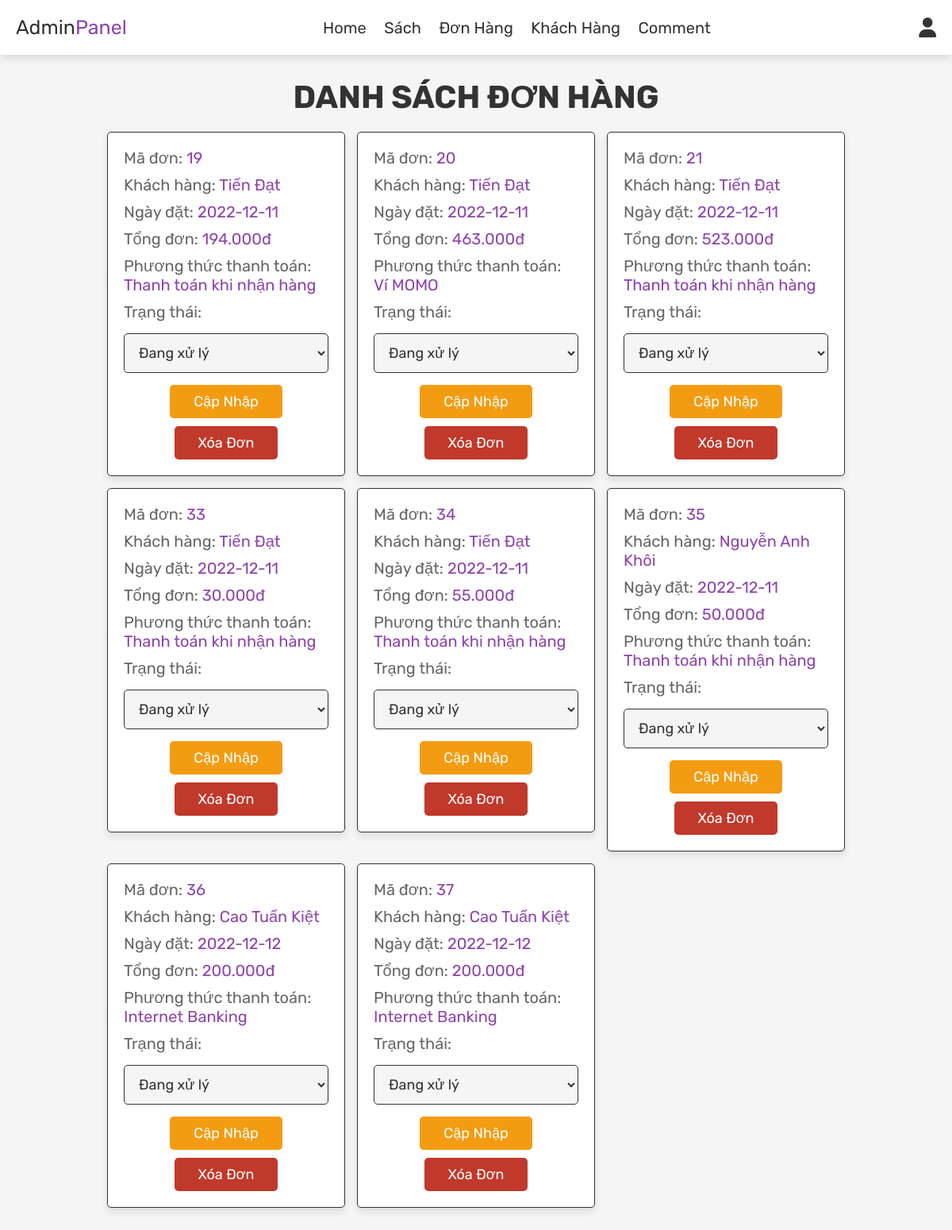
Page /app/admin/view/admin_orders.php (signed in) on the committed database.
### tables this page shows
CREATE TABLE `oder` (
  `oder_id` int(10) NOT NULL,
  `cost` double NOT NULL,
  `status` int(2) NOT NULL DEFAULT 1 COMMENT '1 la dang xu li, 2 la hoan tat',
  `oder_date` date NOT NULL DEFAULT current_timestamp(),
  `payment_method` varchar(255) NOT NULL,
  `customer_id` int(10) NOT NULL,
  `address_id` int(10) NOT NULL
);

CREATE TABLE `customer` (
  `customer_id` int(10) NOT NULL,
  `email` varchar(50) NOT NULL,
  `pass` varchar(50) NOT NULL,
  `name` varchar(50) NOT NULL,
  `phone` varchar(10) NOT NULL,
  `code` varchar(225) NOT NULL,
  `verify_status` int(1) NOT NULL DEFAULT 0
);

### app/admin/view/admin_orders.php (the view, shortened to what this page needs)
<?php
include '../php/connect.php';
?>
<!DOCTYPE html>
<html lang="en">
<head>
   <link rel="stylesheet" href="https://cdnjs.cloudflare.com/ajax/libs/font-awesome/6.2.1/css/all.min.css">
    <link rel="stylesheet" href="../css/admin_style.css">
</head>
<body>
   <?php
    include 'admin_header.php';
   ?>
   <section class="orders">
    <h1 class="title">danh sách đơn hàng</h1>
    <div class="box-container">
        <?php
        $select_orders = mysqli_query($conn, "SELECT * FROM `oder`")
        or die('query failed');
        if(mysqli_num_rows($select_orders)>0){
            while($fetch_orders= mysqli_fetch_assoc($select_orders)){
                $select_users_name = mysqli_query($conn, "SELECT * FROM `customer`
                                                              WHERE customer_id = '".$fetch_orders['customer_id']."';")
                or die('query failed');
                $fetch_name=mysqli_fetch_assoc($select_users_name);
        ?>
        <div class="box">
            <p>Mã đơn: <span><?php echo $fetch_orders['oder_id'];?></span></p>
            <p>Khách hàng: <span><?php echo $fetch_name['name'];?></span></p>
            <p>Ngày đặt: <span><?php echo $fetch_orders['oder_date'];?></span></p>
            <p>Tổng đơn: <span><?php echo number_format($fetch_orders['cost'], 0, ',', '.');?>đ</span></p>
            <p>Phương thức thanh toán: <span><?php echo $fetch_orders['payment_method'];?></span></p>
            <p>Trạng thái:</span></p>
            <form action="" method="post">
                <select name="update_status" value="<?php echo $fetch_orders['status'];?>">
                    <option value="" selected disabled><?php
                                                            if($fetch_orders['status']=='1'){
                                                                echo "Đang xử lý";
                                                            }
                                                        ?></option>
                </select>
                <input type="submit" value="cập nhập" name="update_order" class="option-btn">
                <a href="admin_orders.php?delete=<?php echo $fetch_orders['oder_id'];?>"
                onclick="return confirm('Bạn Muốn Xóa Đơn Hàng Này?');"
                class="delete-btn">xóa đơn</a>
            </form>
        </div>
        <?php
            };
        }
        else{
            echo '<p class="empty"> Chưa Có Đơn Hàng Nào Được Đặt!</p>';
        }
        ?>
    </div>
   </section>
</body>
</html>

### app/admin/view/admin_header.php (shortened to what this page needs)
<header class="header">
   <div class="flex">
      <a href="admin_page.php" class="logo">Admin<span>Panel</span></a>
      <nav class="navbar">
         <a href="admin_page.php">Home</a>
         <a href="admin_products.php">Sách</a>
         <a href="admin_orders.php">Đơn Hàng</a>
         <a href="admin_users.php">Khách Hàng</a>
         <a href="admin_comments.php">Comment</a>
      </nav>
      <div class="icons">
         <div id="user-btn" class="fas fa-user"></div>
      </div>
   </div>
</header>

### app/admin/css/admin_style.css (style rules this page uses)
:root { --purple:#8e44ad; --red:#c0392b; --orange:#f39c12; --black:#333; --white:#fff; --light-color:#666; --light-white:#ccc; --light-bg:#f5f5f5; --border:.1rem solid var(--black); --box-shadow:0 .5rem 1rem rgba(0,0,0,.1); }
* { font-family: 'Rubik', sans-serif; margin:0; padding:0; box-sizing: border-box; outline: none; border:none; text-decoration: none; transition:all .2s linear; }
html { font-size: 62.5%; overflow-x: hidden; }
body { background-color: var(--light-bg); }
section { padding:3rem 2rem; }
.title { text-align: center; margin-bottom: 2rem; text-transform: uppercase; color:var(--black); font-size: 4rem; }
.btn, .option-btn, .delete-btn, .white-btn { display: inline-block; margin-top: 1rem; padding:1rem 3rem; cursor: pointer; color:var(--white); font-size: 1.8rem; border-radius: .5rem; text-transform: capitalize; }
.option-btn { background-color: var(--orange); }
.delete-btn { background-color: var(--red); }
.header { position: sticky; top:0; left:0; right:0; z-index: 1000; background-color: var(--white); box-shadow: var(--box-shadow); }
.header .flex { display: flex; align-items: center; padding:2rem; justify-content: space-between; position: relative; max-width: 1200px; margin:0 auto; }
.header .flex .logo { font-size: 2.5rem; color:var(--black); }
.header .flex .logo span { color:var(--purple); }
.header .flex .navbar a { margin:0 1rem; font-size: 2rem; color:var(--black); }
.header .flex .icons div { margin-left: 1.5rem; font-size: 2.5rem; cursor: pointer; color:var(--black); }
.orders .box-container { display: grid; grid-template-columns: repeat(auto-fit, 30rem); justify-content: center; gap:1.5rem; max-width: 1200px; margin:0 auto; align-items: flex-start; }
.orders .box-container .box { background-color: var(--white); padding:2rem; border:var(--border); box-shadow: var(--box-shadow); border-radius: .5rem; }
.orders .box-container .box p { padding-bottom: 1rem; font-size: 2rem; color:var(--light-color); }
.orders .box-container .box p span { color:var(--purple); }
.orders .box-container .box form { text-align: center; }
.orders .box-container .box form select { border-radius: .5rem; margin:.5rem 0; width: 100%; background-color: var(--light-bg); border:var(--border); padding:1.2rem 1.4rem; font-size: 1.8rem; color:var(--black); }

### rows in the picture
oder: oder_id "19", customer.name "Tiến Đạt", oder_date "2022-12-11", cost "194.000", payment_method "Thanh toán khi nhận hàng"
oder: oder_id "20", customer.name "Tiến Đạt", oder_date "2022-12-11", cost "463.000", payment_method "Ví MOMO"
oder: oder_id "21", customer.name "Tiến Đạt", oder_date "2022-12-11", cost "523.000", payment_method "Thanh toán khi nhận hàng"
oder: oder_id "33", customer.name "Tiến Đạt", oder_date "2022-12-11", cost "30.000", payment_method "Thanh toán khi nhận hàng"
oder: oder_id "34", customer.name "Tiến Đạt", oder_date "2022-12-11", cost "55.000", payment_method "Thanh toán khi nhận hàng"
oder: oder_id "35", customer.name "Nguyễn Anh Khôi", oder_date "2022-12-11", cost "50.000", payment_method "Thanh toán khi nhận hàng"
oder: oder_id "36", customer.name "Cao Tuấn Kiệt", oder_date "2022-12-12", cost "200.000", payment_method "Internet Banking"
oder: oder_id "37", customer.name "Cao Tuấn Kiệt", oder_date "2022-12-12", cost "200.000", payment_method "Internet Banking"
